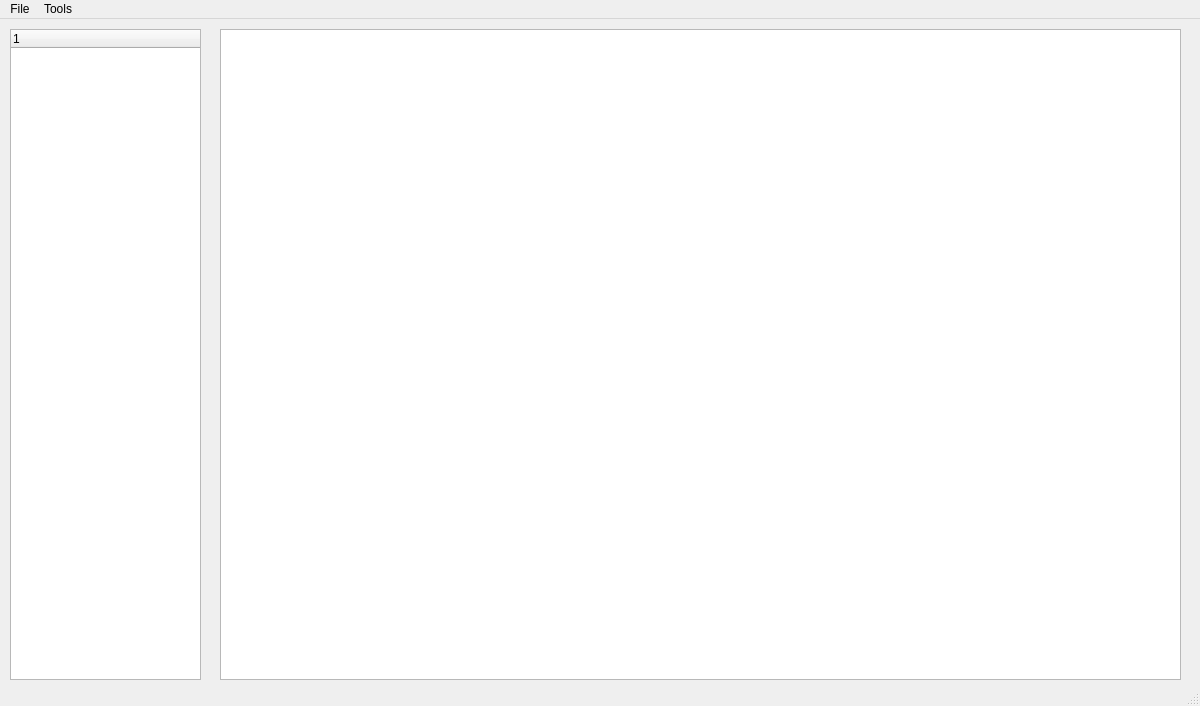
<?xml version="1.0" encoding="UTF-8"?>
<ui version="4.0">
 <class>RadarMapCreatorClass</class>
 <widget class="QMainWindow" name="RadarMapCreatorClass">
  <property name="geometry">
   <rect>
    <x>0</x>
    <y>0</y>
    <width>1200</width>
    <height>706</height>
   </rect>
  </property>
  <property name="sizePolicy">
   <sizepolicy hsizetype="Preferred" vsizetype="Preferred">
    <horstretch>0</horstretch>
    <verstretch>0</verstretch>
   </sizepolicy>
  </property>
  <property name="minimumSize">
   <size>
    <width>0</width>
    <height>0</height>
   </size>
  </property>
  <property name="maximumSize">
   <size>
    <width>16777215</width>
    <height>16777215</height>
   </size>
  </property>
  <property name="windowTitle">
   <string>Radar Map Creator</string>
  </property>
  <widget class="QWidget" name="centralWidget">
   <widget class="QRLGraphicsView" name="graphicsView">
    <property name="geometry">
     <rect>
      <x>220</x>
      <y>10</y>
      <width>961</width>
      <height>651</height>
     </rect>
    </property>
    <property name="mouseTracking">
     <bool>true</bool>
    </property>
    <property name="dragMode">
     <enum>QGraphicsView::NoDrag</enum>
    </property>
   </widget>
   <widget class="QRLTreeWidget" name="treeWidget">
    <property name="geometry">
     <rect>
      <x>10</x>
      <y>10</y>
      <width>191</width>
      <height>651</height>
     </rect>
    </property>
    <property name="itemsExpandable">
     <bool>true</bool>
    </property>
    <column>
     <property name="text">
      <string notr="true">1</string>
     </property>
    </column>
   </widget>
  </widget>
  <widget class="QMenuBar" name="menuBar">
   <property name="geometry">
    <rect>
     <x>0</x>
     <y>0</y>
     <width>1200</width>
     <height>21</height>
    </rect>
   </property>
   <widget class="QMenu" name="menuFile">
    <property name="title">
     <string>File</string>
    </property>
    <addaction name="actionExit"/>
   </widget>
   <widget class="QMenu" name="menuTools">
    <property name="title">
     <string>Tools</string>
    </property>
    <addaction name="actionGenerateMap"/>
    <addaction name="actionGenerateTiles"/>
    <addaction name="actionPoly2Mesh"/>
    <addaction name="separator"/>
    <addaction name="actionPixelInspector"/>
   </widget>
   <addaction name="menuFile"/>
   <addaction name="menuTools"/>
  </widget>
  <widget class="QStatusBar" name="statusBar"/>
  <action name="actionExit">
   <property name="text">
    <string>Exit</string>
   </property>
  </action>
  <action name="actionGenerateMap">
   <property name="text">
    <string>Generate map</string>
   </property>
  </action>
  <action name="actionPixelInspector">
   <property name="text">
    <string>Pixel Inspector</string>
   </property>
  </action>
  <action name="actionGenerateTiles">
   <property name="text">
    <string>Generate tiles</string>
   </property>
  </action>
  <action name="actionPoly2Mesh">
   <property name="text">
    <string>Poly2Mesh</string>
   </property>
  </action>
 </widget>
 <layoutdefault spacing="6" margin="11"/>
 <customwidgets>
  <customwidget>
   <class>QRLGraphicsView</class>
   <extends>QGraphicsView</extends>
   <header location="global">qrlgraphicsview.h</header>
  </customwidget>
  <customwidget>
   <class>QRLTreeWidget</class>
   <extends>QTreeWidget</extends>
   <header location="global">qrltreewidget.h</header>
  </customwidget>
 </customwidgets>
 <resources>
  <include location="radarmapcreator.qrc"/>
 </resources>
 <connections>
  <connection>
   <sender>actionExit</sender>
   <signal>activated()</signal>
   <receiver>RadarMapCreatorClass</receiver>
   <slot>close()</slot>
   <hints>
    <hint type="sourcelabel">
     <x>-1</x>
     <y>-1</y>
    </hint>
    <hint type="destinationlabel">
     <x>599</x>
     <y>350</y>
    </hint>
   </hints>
  </connection>
  <connection>
   <sender>actionGenerateMap</sender>
   <signal>activated()</signal>
   <receiver>RadarMapCreatorClass</receiver>
   <slot>generateMap()</slot>
   <hints>
    <hint type="sourcelabel">
     <x>-1</x>
     <y>-1</y>
    </hint>
    <hint type="destinationlabel">
     <x>599</x>
     <y>350</y>
    </hint>
   </hints>
  </connection>
  <connection>
   <sender>actionPixelInspector</sender>
   <signal>activated()</signal>
   <receiver>RadarMapCreatorClass</receiver>
   <slot>showPixelInspector()</slot>
   <hints>
    <hint type="sourcelabel">
     <x>-1</x>
     <y>-1</y>
    </hint>
    <hint type="destinationlabel">
     <x>599</x>
     <y>350</y>
    </hint>
   </hints>
  </connection>
  <connection>
   <sender>actionGenerateTiles</sender>
   <signal>activated()</signal>
   <receiver>RadarMapCreatorClass</receiver>
   <slot>generateTiles()</slot>
   <hints>
    <hint type="sourcelabel">
     <x>-1</x>
     <y>-1</y>
    </hint>
    <hint type="destinationlabel">
     <x>599</x>
     <y>350</y>
    </hint>
   </hints>
  </connection>
  <connection>
   <sender>actionPoly2Mesh</sender>
   <signal>activated()</signal>
   <receiver>RadarMapCreatorClass</receiver>
   <slot>poly2Mesh()</slot>
   <hints>
    <hint type="sourcelabel">
     <x>-1</x>
     <y>-1</y>
    </hint>
    <hint type="destinationlabel">
     <x>599</x>
     <y>352</y>
    </hint>
   </hints>
  </connection>
 </connections>
 <slots>
  <slot>exit()</slot>
  <slot>showPixelInspector()</slot>
  <slot>generateTiles()</slot>
  <slot>generateMap()</slot>
  <slot>createChannel()</slot>
  <slot>addChannel()</slot>
  <slot>removeChannels()</slot>
  <slot>addSource()</slot>
  <slot>removeSources()</slot>
  <slot>poly2Mesh()</slot>
 </slots>
</ui>
